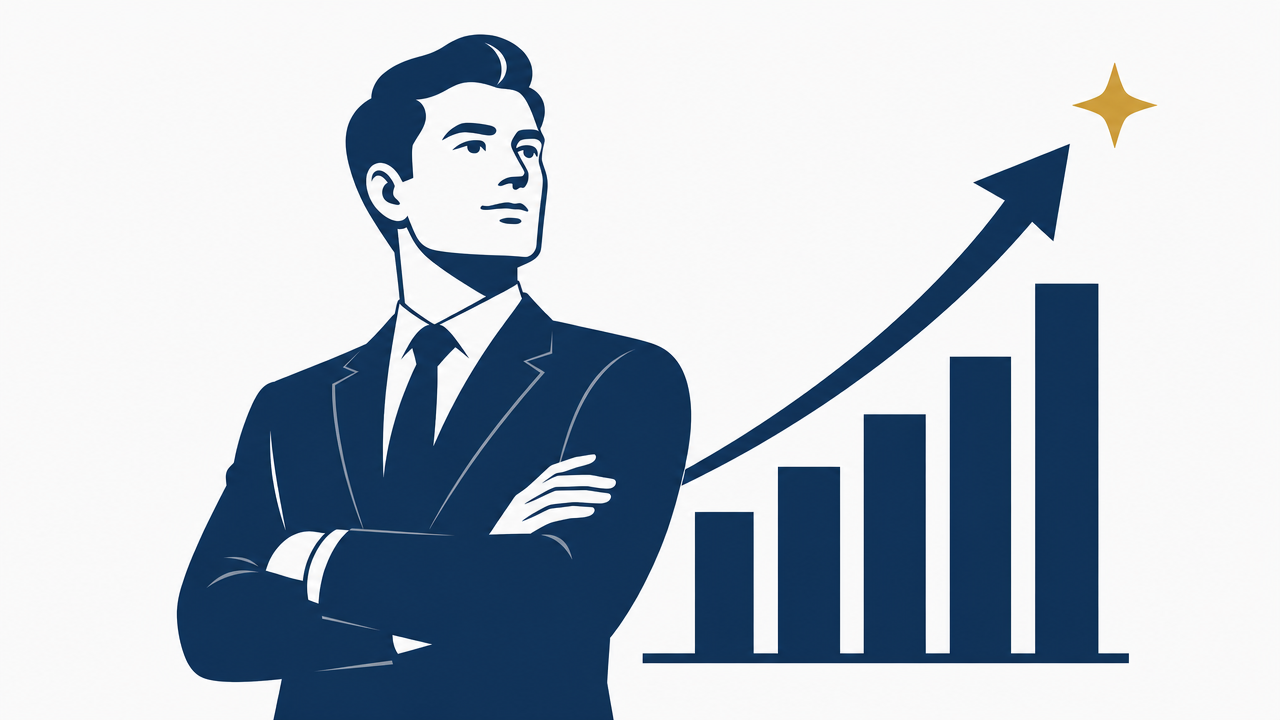
#> input picture skills/ppt-master/references/ai-image-comparison/palette/cool-corporate.png, 1280 x 720 px
$ python analyze_structure.py --image ../../ppt-master/references/ai-image-comparison/palette/cool-corporate.png
#> lines starting #> are read from the running program, lines starting #| are printed output that depends on the picture
#!/usr/bin/env python3
"""Analyze image structure for layout hints (text regions, lines, grid).

Usage:
    python analyze_structure.py --image PATH [--output PATH]
"""

import argparse
import json
import sys
from pathlib import Path

try:
    from PIL import Image, ImageFilter
except ImportError:
    print("ERROR: Pillow is required. Install with: pip install Pillow", file=sys.stderr)
    sys.exit(1)


def find_edges(img):
    """Detect edges using Sobel-like filter."""
    gray = img.convert("L")
    edges = gray.filter(ImageFilter.FIND_EDGES)
    return edges


def detect_horizontal_lines(edge_img, min_length_ratio=0.3):
    """Detect horizontal line segments by scanning rows."""
    w, h = edge_img.size
    pixels = edge_img.load()
    lines = []

    min_length = int(w * min_length_ratio)

    for y in range(h):
        run_start = None
        for x in range(w):
            if pixels[x, y] > 40:  # Edge pixel
                if run_start is None:
                    run_start = x
            else:
                if run_start is not None:
                    run_length = x - run_start
                    if run_length >= min_length:
                        lines.append({
                            "y": y,
                            "x_range": [run_start, x],
                            "length": run_length
                        })
                    run_start = None
        # End of row run
        if run_start is not None:
            run_length = w - run_start
            if run_length >= min_length:
                lines.append({
                    "y": y,
                    "x_range": [run_start, w],
                    "length": run_length
                })

    # Merge adjacent lines (within 3px)
    if not lines:
        return []

    lines.sort(key=lambda l: l["y"])
    merged = [lines[0]]
    for line in lines[1:]:
        prev = merged[-1]
        if line["y"] - prev["y"] <= 3:
            # Merge: take the union of x_ranges and average y
            prev["x_range"][0] = min(prev["x_range"][0], line["x_range"][0])
            prev["x_range"][1] = max(prev["x_range"][1], line["x_range"][1])
            prev["length"] = prev["x_range"][1] - prev["x_range"][0]
            prev["y"] = (prev["y"] + line["y"]) // 2
        else:
            merged.append(line)

    return merged


def detect_text_regions(img):
    """Detect likely text regions using horizontal projection."""
    gray = img.convert("L")
    w, h = gray.size
    pixels = gray.load()

    # Compute horizontal projection (dark pixel density per row)
    # Text rows have frequent dark/light transitions
    row_activity = []
    for y in range(h):
        transitions = 0
        prev = pixels[0, y]
        for x in range(1, w):
            curr = pixels[x, y]
            if abs(curr - prev) > 20:
                transitions += 1
            prev = curr
        row_activity.append(transitions)

    # Find contiguous blocks of high activity
    threshold = max(10, max(row_activity) * 0.2) if row_activity else 10
    regions = []
    in_region = False
    region_start = 0

    for y in range(h):
        if row_activity[y] > threshold:
            if not in_region:
                region_start = y
                in_region = True
        else:
            if in_region:
                region_height = y - region_start
                if region_height >= 8:  # Min text height
                    regions.append({
                        "type": "likely_text",
                        "y_start": region_start,
                        "y_end": y,
                        "height": region_height,
                        "box": [0, region_start, w, region_height],
                        "confidence": min(0.9, row_activity[region_start] / max(row_activity) if max(row_activity) > 0 else 0.5)
                    })
                in_region = False

    # Handle region at bottom of image
    if in_region:
        region_height = h - region_start
        if region_height >= 8:
            regions.append({
                "type": "likely_text",
                "y_start": region_start,
                "y_end": h,
                "height": region_height,
                "box": [0, region_start, w, region_height],
                "confidence": min(0.9, row_activity[region_start] / max(row_activity) if max(row_activity) > 0 else 0.5)
            })

    # Merge close regions (within 15px)
    if regions:
        regions.sort(key=lambda r: r["y_start"])
        merged = [regions[0]]
        for r in regions[1:]:
            prev = merged[-1]
            if r["y_start"] - prev["y_end"] <= 15:
                prev["y_end"] = r["y_end"]
                prev["height"] = prev["y_end"] - prev["y_start"]
                prev["box"] = [0, prev["y_start"], w, prev["height"]]
                prev["confidence"] = max(prev["confidence"], r["confidence"])
            else:
                merged.append(r)
        regions = merged

    return regions


def detect_rectangular_regions(edge_img, min_area_ratio=0.01):
    """Detect rectangular regions bounded by edges (potential image/chart areas)."""
    w, h = edge_img.size
    pixels = edge_img.load()
    min_area = w * h * min_area_ratio

    # Find horizontal and vertical lines first
    h_lines = detect_horizontal_lines(edge_img, min_length_ratio=0.2)
    v_lines = []

    # Vertical line detection (transpose logic)
    for x in range(w):
        run_start = None
        for y in range(h):
            if pixels[x, y] > 40:
                if run_start is None:
                    run_start = y
            else:
                if run_start is not None:
                    run_length = y - run_start
                    if run_length >= h * 0.2:
                        v_lines.append({
                            "x": x,
                            "y_range": [run_start, y],
                            "length": run_length
                        })
                    run_start = None
        if run_start is not None:
            run_length = h - run_start
            if run_length >= h * 0.2:
                v_lines.append({
                    "x": x,
                    "y_range": [run_start, h],
                    "length": run_length
                })

    regions = []
    # A naive rectangle detection: find where h_lines and v_lines intersect
    # and form bounding boxes
    if len(h_lines) >= 2 and len(v_lines) >= 2:
        h_ys = sorted(set(l["y"] for l in h_lines))
        v_xs = sorted(set(l["x"] for l in v_lines))

        # Group nearby y coordinates and x coordinates into bands
        h_bands = _group_nearby(h_ys, threshold=10)
        v_bands = _group_nearby(v_xs, threshold=10)

        # Form rectangles from band intersections
        for i in range(len(h_bands) - 1):
            for j in range(len(v_bands) - 1):
                y1 = h_bands[i]
                y2 = h_bands[i + 1]
                x1 = v_bands[j]
                x2 = v_bands[j + 1]
                area = (x2 - x1) * (y2 - y1)
                if area >= min_area:
                    regions.append({
                        "type": "likely_image",
                        "box": [x1, y1, x2 - x1, y2 - y1],
                        "confidence": 0.6
                    })

    return regions


def _group_nearby(values, threshold=10):
    """Group nearby values, returning the mean of each group."""
    if not values:
        return []
    values = sorted(values)
    groups = [[values[0]]]
    for v in values[1:]:
        if v - groups[-1][-1] <= threshold:
            groups[-1].append(v)
        else:
            groups.append([v])
    return [sum(g) // len(g) for g in groups]


def detect_grid_hint(h_lines, v_lines, img_w, img_h):
    """Detect grid structure hints from line positions."""
    if not h_lines or not v_lines:
        return None

    h_ys = sorted(set(l["y"] for l in h_lines))
    v_xs = sorted(set(l["x"] for l in v_lines))

    h_bands = _group_nearby(h_ys, threshold=15)
    v_bands = _group_nearby(v_xs, threshold=15)

    # A grid needs at least 2 horizontal and 2 vertical lines
    if len(h_bands) >= 2 and len(v_bands) >= 2:
        return {
            "rows": max(1, len(h_bands) - 1),
            "columns": max(1, len(v_bands) - 1),
            "confidence": min(0.8, (len(h_bands) + len(v_bands)) / 10)
        }
    return None


def main():
    parser = argparse.ArgumentParser(description="Analyze image structure for layout hints")
    parser.add_argument("--image", required=True, help="Path to input image")
    parser.add_argument("--output", help="Optional path to write JSON result")
    args = parser.parse_args()

    if not Path(args.image).exists():
        print(f"ERROR: File not found: {args.image}", file=sys.stderr)
        sys.exit(1)

    try:
        img = Image.open(args.image).convert("RGB")
#> img is the input picture: PIL image 1280x720 RGB; mean R, G, B 181.8, 191.5, 202.3
    except Exception as e:
        print(f"ERROR: Cannot open image: {e}", file=sys.stderr)
        sys.exit(1)

    w, h = img.size
    edge_img = find_edges(img)
#> in find_edges, `gray = img.convert("L")`:
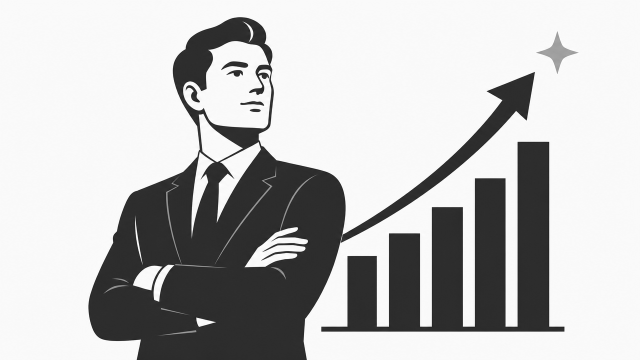
#> gray: PIL image 1280x720 L (shown at 1/2 size); min 16, max 255, mean 189.8
#> in find_edges, `edges = gray.filter(ImageFilter.FIND_EDGES)`:
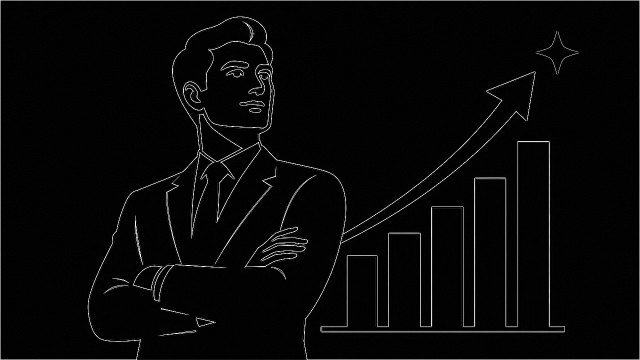
#> edges: PIL image 1280x720 L (shown at 1/2 size); min 0, max 255, mean 6.9

    h_lines = detect_horizontal_lines(edge_img)
#> h_lines = 3 items
    v_lines_raw = []
    # Detect vertical lines by rotating edge image 90 degrees
    rotated = edge_img.transpose(Image.ROTATE_90)
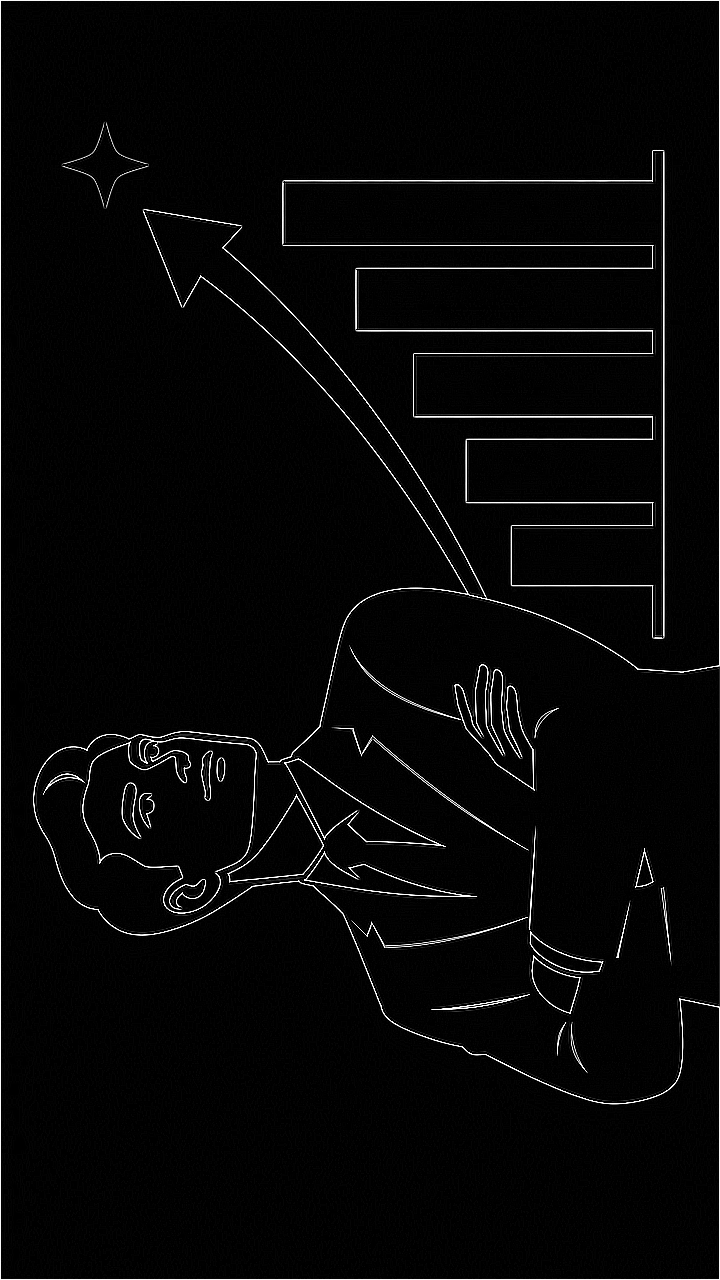
#> rotated: PIL image 720x1280 L; min 0, max 255, mean 6.9
    v_lines_rotated = detect_horizontal_lines(rotated)
#> v_lines_rotated = 8 items
    # Convert back: x in original = y in rotated, y in original = w - x in rotated
    for line in v_lines_rotated:
        v_lines_raw.append({
            "x": h - line["y"],
            "y_range": line["x_range"],
            "length": line["length"]
        })
#> this loop made 8 passes
#> line on passes 1 to 8: {'y': 0, 'x_range': [0, 720], 'length': 720}, {'y': 181, 'x_range': [283, 653], 'length': 370}, {'y': 245, 'x_range': [282, 654], 'length': 372}, {'y': 267, 'x_range': [355, 654], 'length': 299}, {'y': 330, 'x_range': [355, 653], 'length': 298}, {'y': 354, 'x_range': [413, 654], 'length': 241}, {'y': 416, 'x_range': [413, 653], 'length': 240}, {'y': 1279, 'x_range': [0, 720], 'length': 720}
#> after the loop, v_lines_raw = 8 items

    text_regions = detect_text_regions(img)
#> the loop in detect_text_regions, `for y in range(h):` made 720 passes
#> after the loop in detect_text_regions, `for y in range(h):`: row_activity = 720 values, max 51 at index 475, min 0 at index 0, mean 24.01
#> in detect_text_regions, `threshold = max(10, max(row_activity) * 0.2) if row_activity else 10`: threshold = 10.2
#> after the loop in detect_text_regions, `for y in range(h):`: in_region = False; region_height = 1; region_start = 680; regions = 3 items
#> the loop in detect_text_regions, `for r in regions[1:]:` made 2 passes
#> after the loop in detect_text_regions, `for r in regions[1:]:`: merged = 1 item
#> text_regions = 1 item
    rect_regions = detect_rectangular_regions(edge_img)
#> in detect_rectangular_regions, `h_lines = detect_horizontal_lines(edge_img, min_length_ratio=0.2)`: h_lines = 3 items
#> the loop in _group_nearby, `for v in values[1:]:` made 2 passes
#> v on passes 1 to 2: 663, 719
#> the loop in detect_rectangular_regions, `for i in range(len(h_bands) - 1):` made 2 passes
    grid_hint = detect_grid_hint(h_lines, v_lines_raw, w, h)

    result = {
        "image": str(Path(args.image).resolve()),
        "dimensions": {"width": w, "height": h},
        "horizontal_lines": len(h_lines),
        "vertical_lines": len(v_lines_raw),
        "regions": text_regions + rect_regions,
        "grid_hint": grid_hint,
    }

    if args.output:
        out_path = Path(args.output)
        out_path.parent.mkdir(parents=True, exist_ok=True)
        out_path.write_text(json.dumps(result, indent=2, ensure_ascii=False))
        print(f"Written to {out_path}")
    else:
        print(json.dumps(result, indent=2, ensure_ascii=False))
#> (printed output is left out)


if __name__ == "__main__":
    main()

$ run again, on skills/ppt-master/references/ai-image-comparison/palette/editorial-classic.png
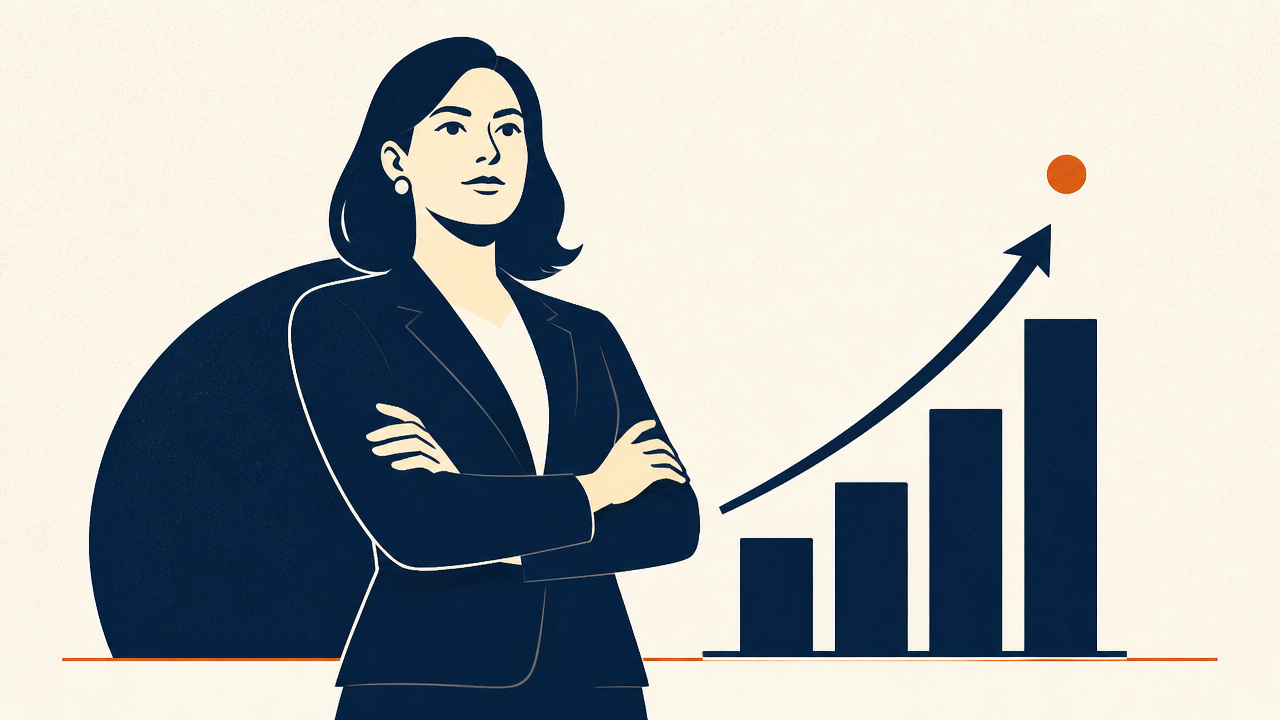
#> input picture skills/ppt-master/references/ai-image-comparison/palette/editorial-classic.png, 1280 x 720 px
#> in main, img is the input picture: PIL image 1280x720 RGB; mean R, G, B 172.6, 176.4, 176.4
#> in find_edges, `edges = gray.filter(ImageFilter.FIND_EDGES)`:
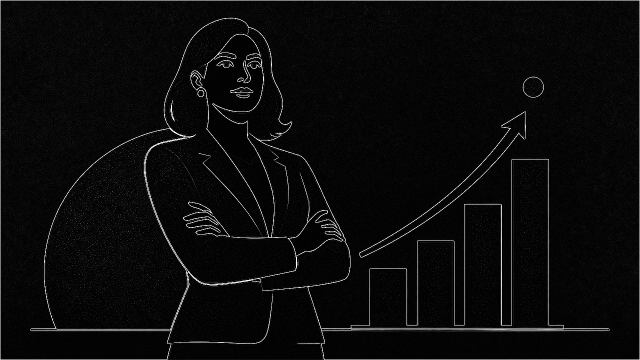
#> edges: PIL image 1280x720 L (shown at 1/2 size); min 0, max 255, mean 10.5
#> in main, `h_lines = detect_horizontal_lines(edge_img)`: h_lines = 3 items
#> in main, `rotated = edge_img.transpose(Image.ROTATE_90)`:
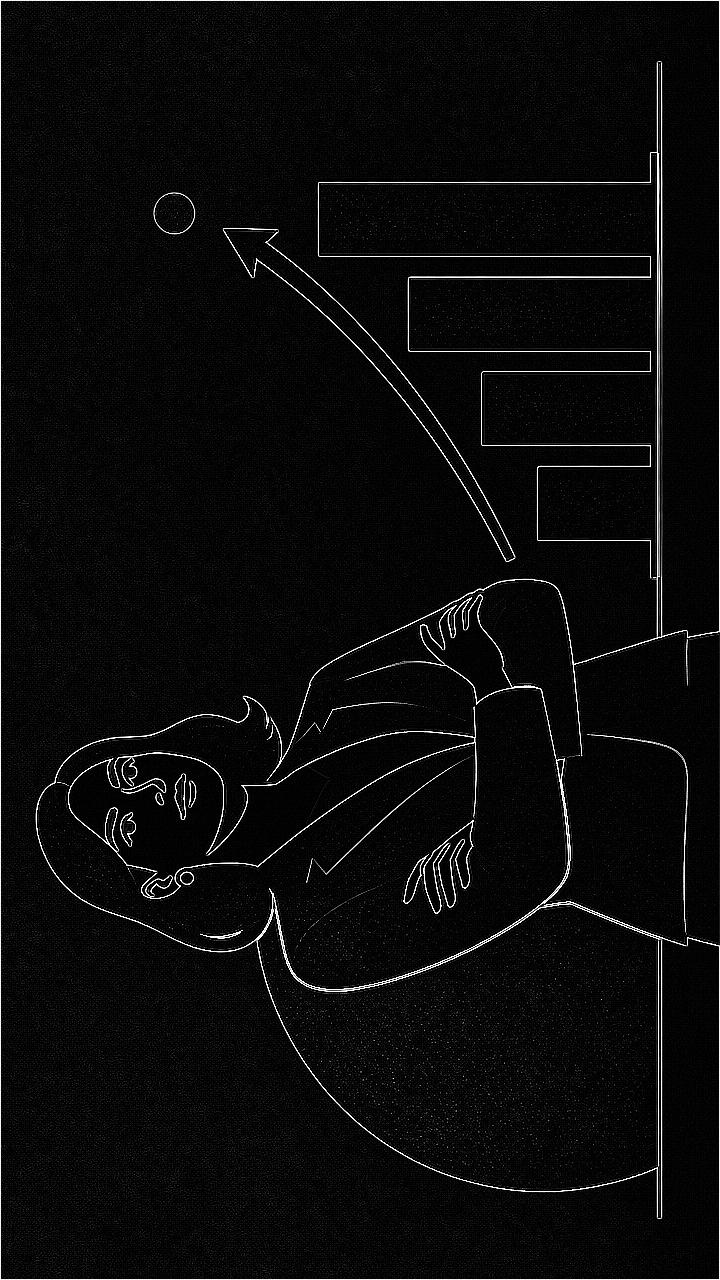
#> rotated: PIL image 720x1280 L; min 0, max 255, mean 10.5
#> v_lines_rotated = 6 items
#> the loop in main, `for line in v_lines_rotated:` made 6 passes
#> line on passes 1 to 6: {'y': 0, 'x_range': [0, 720], 'length': 720}, {'y': 182, 'x_range': [318, 651], 'length': 333}, {'y': 256, 'x_range': [318, 651], 'length': 333}, {'y': 276, 'x_range': [408, 651], 'length': 243}, {'y': 351, 'x_range': [408, 651], 'length': 243}, {'y': 1279, 'x_range': [0, 720], 'length': 720}
#> the loop in detect_text_regions, `for y in range(h):` made 720 passes
#> after the loop in detect_text_regions, `for y in range(h):`: row_activity = 720 values, max 63 at index 441, min 0 at index 0, mean 20.62
#> threshold = 12.6
#> after the loop in detect_text_regions, `for y in range(h):`: in_region = False; region_height = 408; region_start = 253; regions = 6 items
#> the loop in detect_text_regions, `for r in regions[1:]:` made 5 passes
#> after the loop in detect_text_regions, `for r in regions[1:]:`: merged = 1 item
#> in detect_rectangular_regions, `h_lines = detect_horizontal_lines(edge_img, min_length_ratio=0.2)`: h_lines = 3 items
#> the loop in _group_nearby, `for v in values[1:]:` made 2 passes
#> v on passes 1 to 2: 660, 719
#> the loop in detect_rectangular_regions, `for i in range(len(h_bands) - 1):` made 2 passes
#> (printed output is left out)
